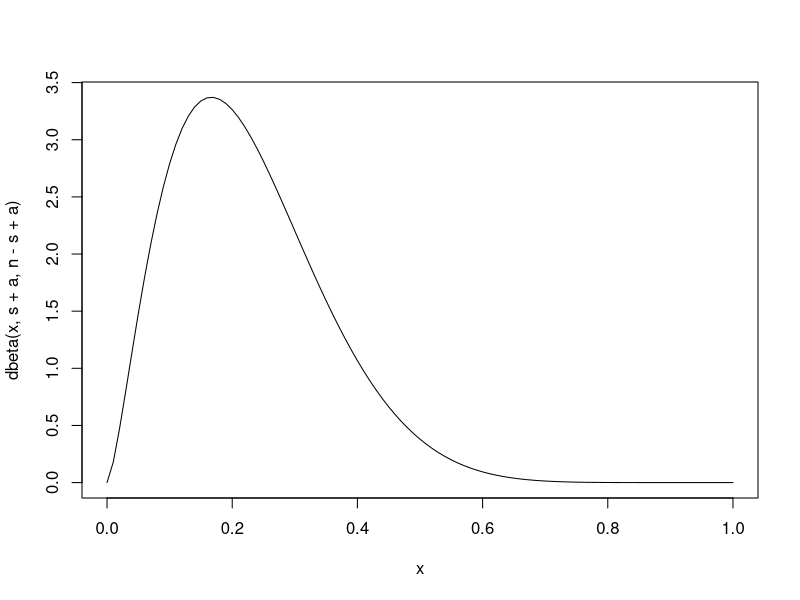
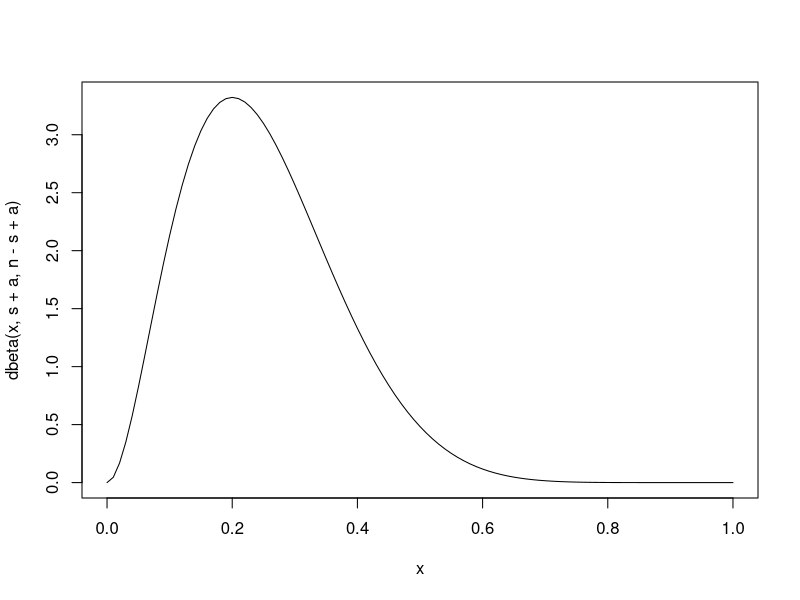
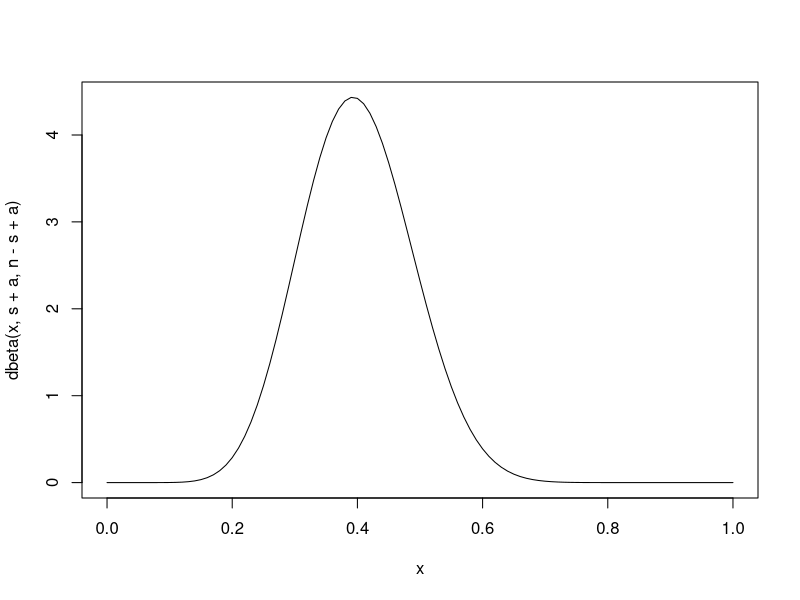
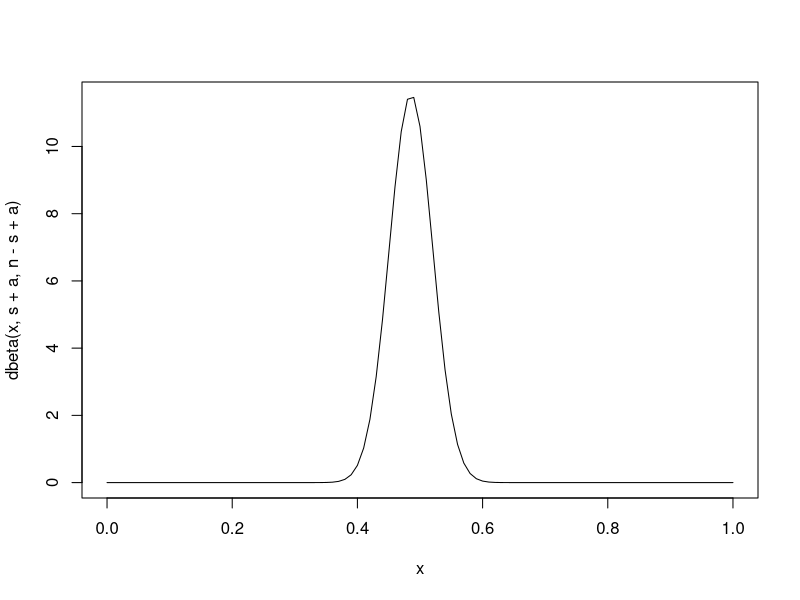

Reproduce these figures in R, in order.
## ---- chunk 1
observations <- c(0,1,0,1,0,0,0,0,0,0)
n <- length(observations)
s <- sum(observations)
## ---- chunk 2
for (a in c(0.5,1,10,100)) {
  curve(dbeta(x,s+a,n-s+a),from=0,to=1)
}
